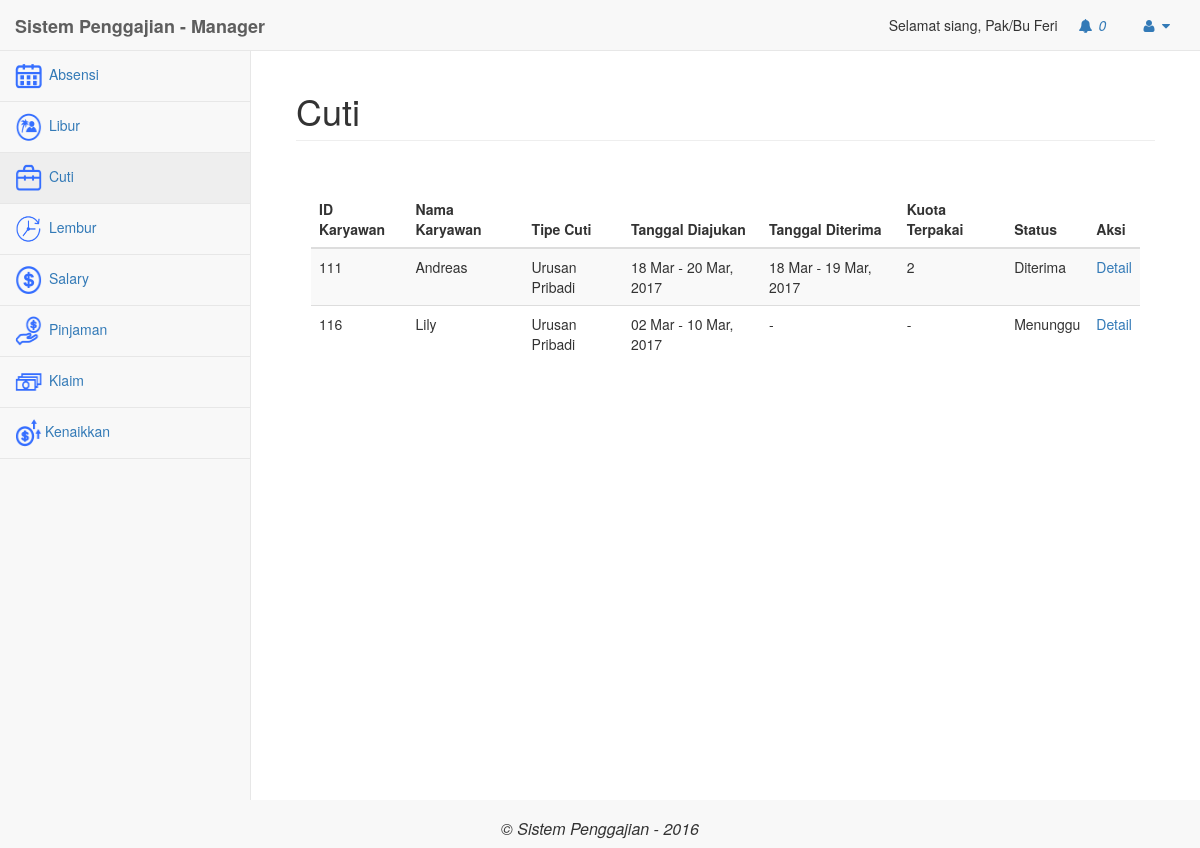
The page /manager/index.php?modul=cuti (signed in) on the database its author committed.
### tables this page shows
CREATE TABLE `user` (
  `Id_User` int(11) NOT NULL,
  `Email` varchar(50) NOT NULL,
  `Password` varchar(30) NOT NULL,
  `Tgl_Lahir` date NOT NULL,
  `Nama` text NOT NULL,
  `status` varchar(20) NOT NULL,
  `Tgl_Join` date NOT NULL,
  `Jabatan` varchar(20) NOT NULL,
  `id_divisi` int(11) NOT NULL,
  `no_rekening` varchar(20) NOT NULL,
  `cabang` varchar(50) NOT NULL,
  `Level` int(11) NOT NULL,
  `gaji_pokok` int(11) NOT NULL,
  `tipe` varchar(50) NOT NULL,
  `tanggungan` int(3) NOT NULL
);

CREATE TABLE `cuti` (
  `id` int(11) NOT NULL,
  `id_karyawan` int(11) NOT NULL,
  `id_divisi` int(11) NOT NULL,
  `cabang` varchar(50) NOT NULL,
  `level` int(2) NOT NULL,
  `tipe` varchar(30) NOT NULL,
  `tanggal_mulai` date NOT NULL,
  `tanggal_selesai` date NOT NULL,
  `tanggal_mulai_diterima` date NOT NULL,
  `tanggal_akhir_diterima` date NOT NULL,
  `kuota_terpakai` int(11) NOT NULL,
  `status` varchar(25) NOT NULL,
  `keterangan` text NOT NULL,
  `periode` varchar(25) NOT NULL
);

### manager/mod_cuti/cuti.php (the view, shortened to what this page needs)
<?php
	if(isset($_GET['act'])){
		$act = $_GET['act'];
	}else{
		$act="";
	}
require_once("../config/koneksi.php");
	switch($act){
		default:?>
			<div class="panel-body">
				<div class="table-responsive">
					<table class="table table-striped">
						<thead>
						<tr>
							<th>ID Karyawan</th>
							<th>Nama Karyawan</th>
							<th>Tipe Cuti</th>
							<th>Tanggal Diajukan</th>
							<th>Tanggal Diterima</th>
							<th>Kuota Terpakai</th>
							<th>Status</th>
							<th>Aksi</th>
						</tr>
						</thead>
						<tbody>
			<?php
							$query = "SELECT * FROM cuti order by id";
							$hasil = mysqli_query($k, $query);
							while ($b = mysqli_fetch_assoc($hasil)){
								$query2 = mysqli_query($k,"SELECT * FROM user where Id_User = '".$b['id_karyawan']."'");
								$data_karyawan =  mysqli_fetch_assoc($query2);
							?>
								<tr>
									<td>
										<?php echo $b['id_karyawan']; ?>
									</td>
									<td>
										<?php echo $data_karyawan['Nama'];?>
									</td>
									<td>
										<?php echo $b['tipe'];?>
									</td>
									<td>
										<?php
										echo date('d M', strtotime($b['tanggal_mulai'])). " - ".date('d M, Y', strtotime($b['tanggal_selesai']))?>
									</td>
									<td>
										<?php
											if($b['tanggal_mulai_diterima'] != "0000-00-00" && $b['tanggal_akhir_diterima'] != "0000-00-00"){
												echo date('d M', strtotime($b['tanggal_mulai_diterima'])). " - ".date('d M, Y', strtotime($b['tanggal_akhir_diterima']));
											}else{
												echo "-";
											}?>
									</td>
									<td>
									<?php
										if($b['kuota_terpakai']  !=0){
											echo $b['kuota_terpakai'];
										}else {
											echo "-";
										}?>
									</td>
									<td>
										<?php echo $b['status'] ?>
									</td>
									<td><a href="?modul=cuti&act=detailCuti&id=<?php echo $b['id']; ?>">Detail</a></td>
								</tr>
						<?php
							}
						?>
							</tbody>
					</table>
				</div>
			</div>
	<?php
	break;
	}
?>

### manager/index.php (shortened to what this page needs)
<?php
if(isset($_SESSION['login']) && $_SESSION['login'] == true){
	?>
	<?php
	require_once("../config/koneksi.php");
	$sql ="SELECT * FROM user WHERE Id_User=$_SESSION[id_karyawan]";
	$hasil2 = mysqli_query($k, $sql);
	$nama = mysqli_fetch_assoc($hasil2);
?>
<!DOCTYPE html>
<html lang="en">
<head>
    <link href="../libs/bower_components/bootstrap/dist/css/bootstrap.min.css" rel="stylesheet">
    <link href="../libs/bower_components/metisMenu/dist/metisMenu.min.css" rel="stylesheet">
    <link href="../libs/dist/css/sb-admin-2.css" rel="stylesheet">
    <link href="../libs/bower_components/font-awesome/css/font-awesome.min.css" rel="stylesheet" type="text/css">
</head>
<body>
<?php
	$sql_notifikasi1 = mysqli_query($k,"SELECT * FROM notifikasi WHERE level = '1' AND isRead = 'n'");
?>
    <div id="wrapper">
        <nav class="navbar navbar-default navbar-static-top" role="navigation" style="margin-bottom: 0">
            <div class="navbar-header">
                <a class="navbar-brand" href="index.php"><b>Sistem Penggajian - Manager</b></a>
            </div>
            <ul class="nav navbar-top-links navbar-right">
				<?php echo "Selamat siang, Pak/Bu ".$nama['Nama'];?>
                <li class="dropdown" onclick="notif()">
                    <a class="dropdown-toggle" data-toggle="dropdown" href="#">
                        <i class="fa fa-bell fa-fw"></i>
							<i id="cekNotif"><?php echo mysqli_num_rows($sql_notifikasi1); ?></i>
                    </a>
                </li>
                <li class="dropdown">
                    <a class="dropdown-toggle" data-toggle="dropdown" href="#">
                        <i class="fa fa-user fa-fw"></i>  <i class="fa fa-caret-down"></i>
                    </a>
                </li>
            </ul>
<div class="navbar-default sidebar" role="navigation">
                <div class="sidebar-nav navbar-collapse">
                    <ul class="nav" id="side-menu">
                       <li>
									<a href="?modul=absensi"><span class="icon-navigasi"><img src="../libs/images/icon-absensi.png" class=""/></span> Absensi</a>
								</li>
								<li>
									<a href="?modul=libur"><span class="icon-navigasi"><img src="../libs/images/icon-libur.png" class=""/></span> Libur</a>
								</li>
								<li>
									<a href="?modul=cuti"><span class="icon-navigasi"><img src="../libs/images/icon-cuti.png" class=""/></span> Cuti</a>
								</li>
								<li>
									<a href="?modul=lembur"><span class="icon-navigasi"><img src="../libs/images/icon-lembur.png" class=""/></span> Lembur</a>
								</li>
								<li>
									<a href="?modul=salary"><span class="icon-navigasi"><img src="../libs/images/icon-salary.png" class=""/></span> Salary</a>
								</li>
								<li>
									<a href="?modul=pinjaman"><span class="icon-navigasi"><img src="../libs/images/icon-loan.png" class=""/></span> Pinjaman</a>
								</li>
								<li>
									<a href="?modul=klaim"><span class="icon-navigasi"><img src="../libs/images/icon-klaim.png" class=""/></span> Klaim</a>
								</li>
								<li>
									<a href="?modul=kenaikkan"><span class="icon-navigasi"><img src="../libs/images/icon-kenaikkan.png" class=""/></span>Kenaikkan </a>
								</li>
                    </ul>
                </div>
            </div>
        </nav>
	<?php
	if(isset($_GET['modul'])){
		$modul = $_GET['modul'];
	}else{
		$modul="";
	}
?>
        <div id="page-wrapper">
            <div class="container-fluid">
               <div class="row">
                     <div class="col-lg-12">
                        <h1 class="page-header"><?php
							if($modul != ""){
								if($modul == "kenaikkan"){
									$judul = "Kenaikkan Gaji";
								}elseif($modul == "pinjaman"){
									$judul = "Pinjaman";
								}elseif($modul == "absensi"){
									$judul = "Absensi";
								}elseif($modul == "libur"){
									$judul = "Libur";
								}elseif($modul == "cuti"){
									$judul = "Cuti";
								}elseif($modul == "lembur"){
									$judul = "Lembur";
								}elseif($modul == "salary"){
									$judul = "Salary";
								}elseif($modul == "klaim"){
									$judul = "Klaim";
								}elseif($modul == "user"){
									$judul = "User";
								}elseif($modul == "penilaian"){
									$judul = "Penilaian";
								}elseif($modul == "karyawanPinjaman"){
									$judul = "Pinjaman - Karyawan";
								}elseif($modul == "karyawanKenaikkan"){
									$judul = "Kenaikkan Gaji - Karyawan";
								}elseif($modul == "karyawanKlaim"){
									$judul = "Klaim - Karyawan";
								}elseif($modul == "karyawanCuti"){
									$judul = "Cuti - Karyawan";
								}elseif($modul == "karyawanSalary"){
									$judul = "Salary - Karyawan";
								}elseif($modul == "karyawanLembur"){
									$judul = "Lembur - Karyawan";
								}elseif($modul == "karyawanLibur"){
									$judul = "Libur - Karyawan";
								}elseif($modul == "karyawanAbsensi"){
									$judul = "Absensi - Karyawan";
								}elseif($modul == "notifikasi"){
									$judul = "Notifikasi";
								}elseif($modul == "profile"){
									$judul = "User Profile";
								}
							}else{
								$judul = "Dashboard";
								$modul = "dashboard";
							}
							echo $judul;
						?></h1>
                    </div>
				</div>
					<div class="row">
						<div class="panel-body">
<?php
switch($modul){
	?>
<?php
	case "cuti" :
		include "mod_cuti/cuti.php";
	break;
}
?>
                        </div>
                    </div>
            </div>
        </div>
			</div>
		<div class="navbar-header" style="width:100%">
            <h1 style="font-size: 16px; text-align: center;"><i>&copy; Sistem Penggajian - 2016</i> </h1>
        </div>
</body>
</html>
<?php
}
else{
	header("Location:../index.php");
}
?>

### manager/index.php (style rules this page uses)
.icon-navigasi img { width: 30px; height: 30px; padding-right:3px; }

### rows shown on the page
user: Nama "Feri"
cuti: id_karyawan "111", user.Nama "Andreas", tipe "Urusan Pribadi", tanggal_mulai "18 Mar", tanggal_selesai "20 Mar, 2017", tanggal_mulai_diterima "18 Mar", tanggal_akhir_diterima "19 Mar, 2017", kuota_terpakai "2", status "Diterima"
cuti: id_karyawan "116", user.Nama "Lily", tipe "Urusan Pribadi", tanggal_mulai "02 Mar", tanggal_selesai "10 Mar, 2017", status "Menunggu"

### other values the page prints
mysqli_num_rows($sql_notifikasi1) "0"
$judul "Cuti"
